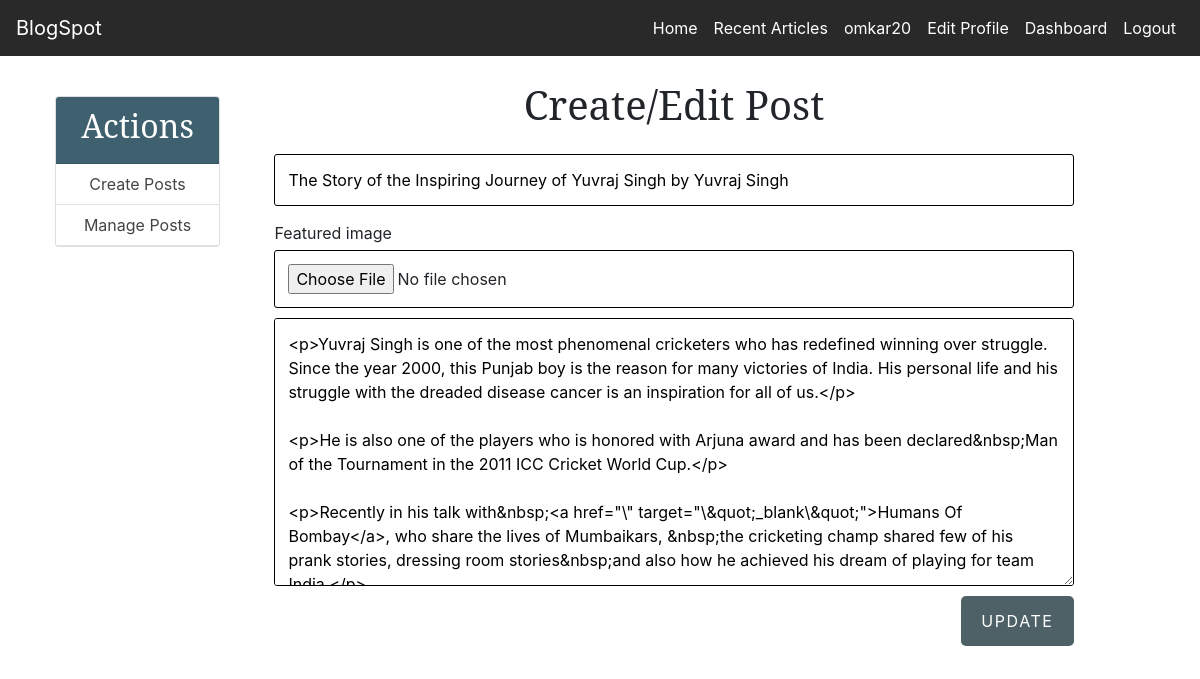
The app's page /admin/create_post.php?edit-post=18 (signed in), older data.
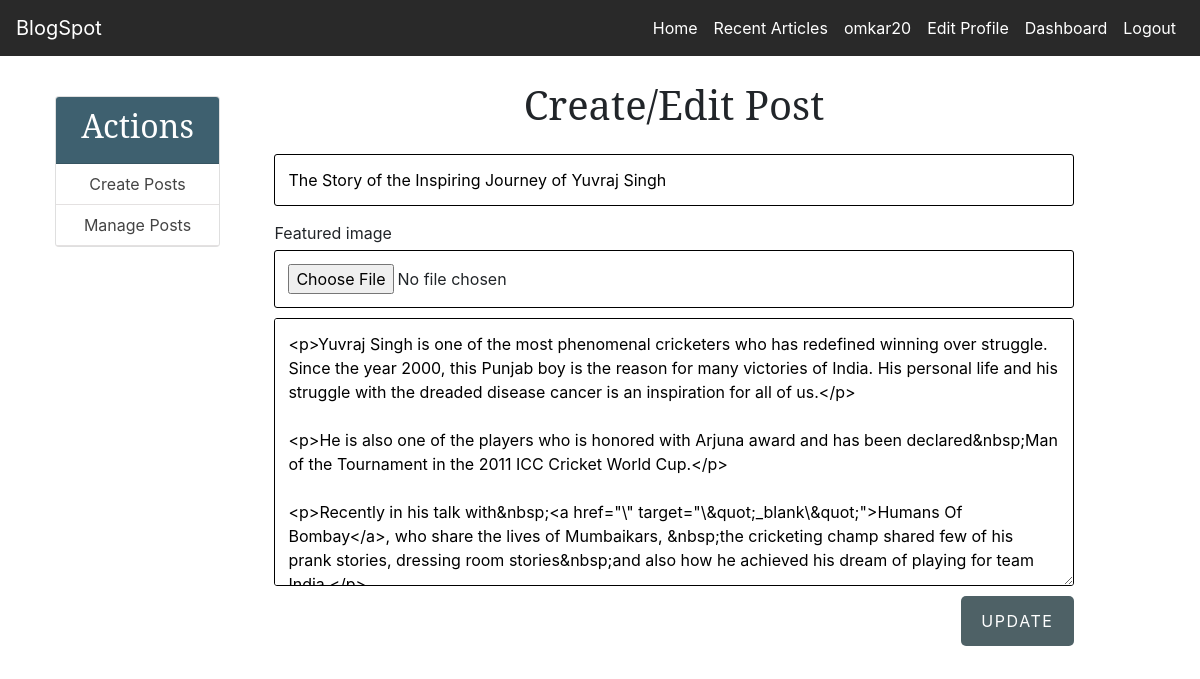
The same page, newer data.
### tables this page shows
CREATE TABLE `posts` (
  `id` int(11) NOT NULL,
  `user_id` int(11) DEFAULT NULL,
  `title` varchar(255) NOT NULL,
  `views` int(11) NOT NULL DEFAULT 0,
  `image` varchar(255) NOT NULL,
  `content` text NOT NULL,
  `created_at` timestamp NOT NULL DEFAULT current_timestamp(),
  `updated_at` timestamp NOT NULL DEFAULT '2021-08-08 05:50:25'
);

### admin/class/PostActions.php (called while the page is built, shortened)
<?php
class PostActions {
  function editPost($role_id) {
    global $conn, $title, $body, $published, $isEditingPost, $post_id, $img;
    $sql = "SELECT * FROM posts WHERE id=$role_id LIMIT 1";
    $result = mysqli_query($conn, $sql);
    $post = mysqli_fetch_assoc($result);
    $title = $post['title'];
    $body = $post['content'];
  }
}

### admin/create_post.php (the view, shortened to what this page needs)
<?php include(ROOT_PATH . '/admin/includes/head_section.php'); ?>
</head>
<?php
$postAction= new PostActions();
if (isset($_GET['edit-post'])) {
$isEditingPost = true;
$post_id = $_GET['edit-post'];
$postAction->editPost($post_id);
}
?>
<body>
  <?php include(ROOT_PATH . '/admin/includes/navbar.php') ?>
  <div class="container content">
    <?php include(ROOT_PATH . '/admin/includes/menu.php') ?>
    <div class="action create-post-div">
      <h1 class="page-title">Create/Edit Post</h1>
      <form method="post" enctype="multipart/form-data" action="<?php echo BASE_URL . 'admin/create_post.php'; ?>">
        <input type="text" name="title" value="<?php echo $title; ?>" placeholder="Title">
        <label style="float: left; margin: 5px auto 5px;">Featured image</label>
        <input type="file" name="featured_image">
        <textarea name="body" id="body" cols="30" rows="10"><?php echo $body; ?></textarea>
        <?php if ($isEditingPost === true): ?>
        <button type="submit" class="btn" name="update_post">UPDATE</button>
        <?php else: ?>
        <button type="submit" class="btn" name="create_post">Save Post</button>
        <?php endif ?>
      </form>
    </div>
  </div>
</body>
</html>

Row changes from the older to the newer data that the page shows:
changed posts: title "The Story of the Inspiring Journey of Yuvraj Singh by Yuvraj Singh" → "The Story of the Inspiring Journey of Yuvraj Singh"
